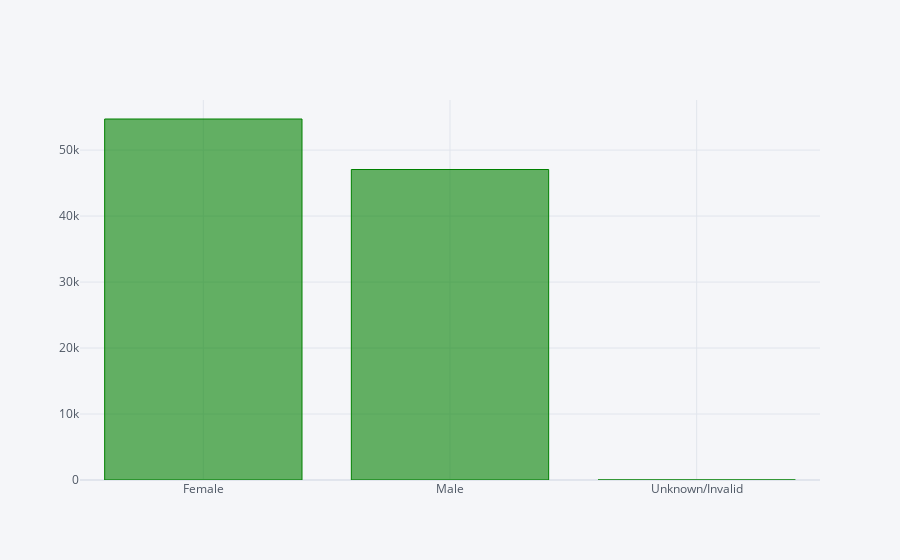

Write notebook code for a chart like this one.
### Code cell
data['gender'].value_counts().iplot(kind='bar',color='green')

### Figure 1 — Plotly figure (JSON) as saved in the notebook; plotly's stock layout.template omitted (floating-point values rounded to 4 significant figures)
{"data": [{"marker": {"color": "rgba(0, 128, 0, 0.6)", "line": {"color": "rgba(0, 128, 0, 1.0)", "width": 1}}, "name": "count", "orientation": "v", "text": "", "type": "bar", "x": ["Female", "Male", "Unknown/Invalid"], "y": [54708, 47055, 3]}], "layout": {"autosize": true, "legend": {"bgcolor": "#F5F6F9", "font": {"color": "#4D5663"}}, "paper_bgcolor": "#F5F6F9", "plot_bgcolor": "#F5F6F9", "title": {"font": {"color": "#4D5663"}}, "xaxis": {"autorange": true, "gridcolor": "#E1E5ED", "range": [-0.5, 2.5], "showgrid": true, "tickfont": {"color": "#4D5663"}, "title": {"font": {"color": "#4D5663"}, "text": ""}, "type": "category", "zerolinecolor": "#E1E5ED"}, "yaxis": {"autorange": true, "gridcolor": "#E1E5ED", "range": [0, 57590.0], "showgrid": true, "tickfont": {"color": "#4D5663"}, "title": {"font": {"color": "#4D5663"}, "text": ""}, "type": "linear", "zerolinecolor": "#E1E5ED"}}}
